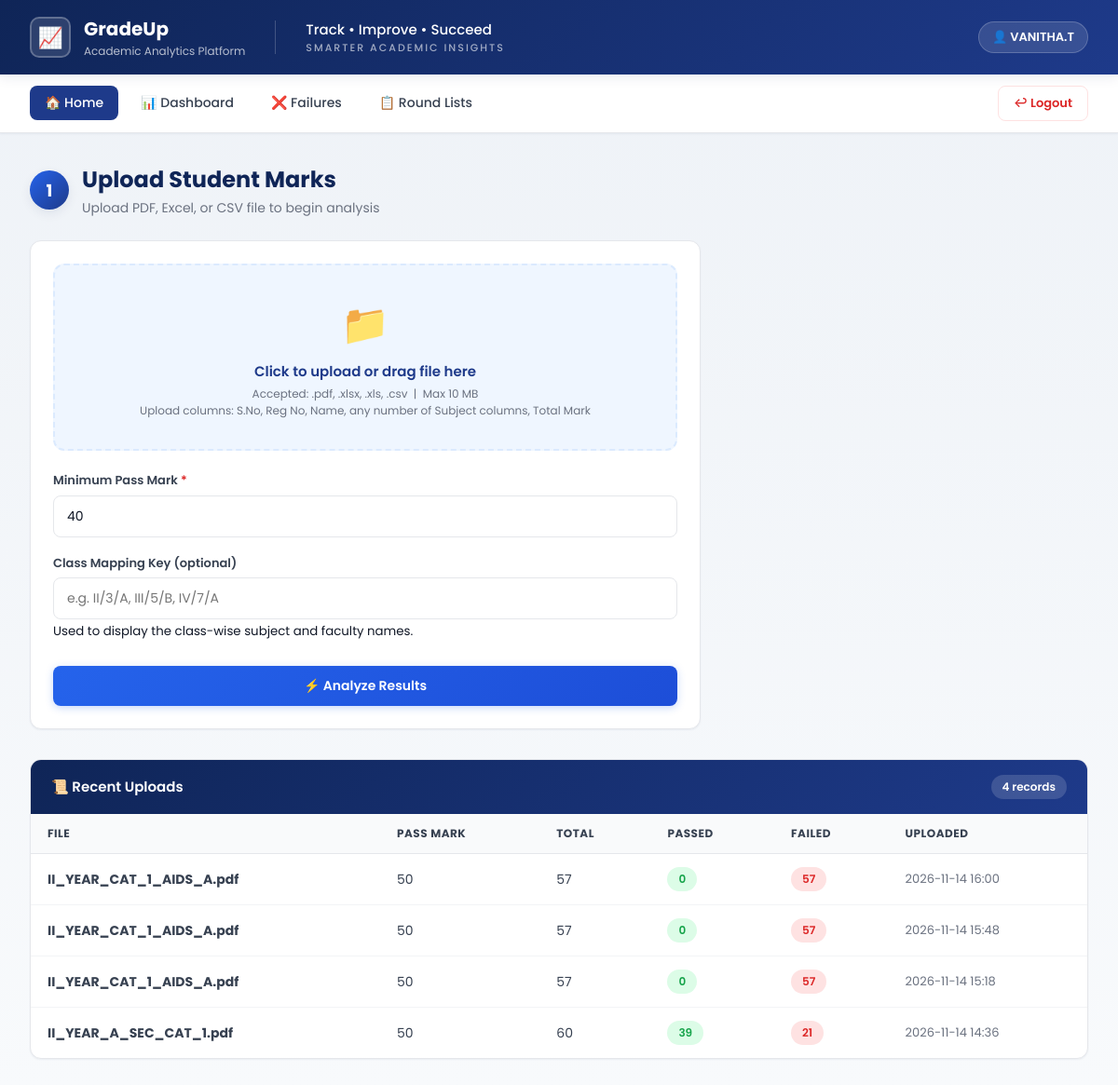
Page / (signed in) on the earlier database version.
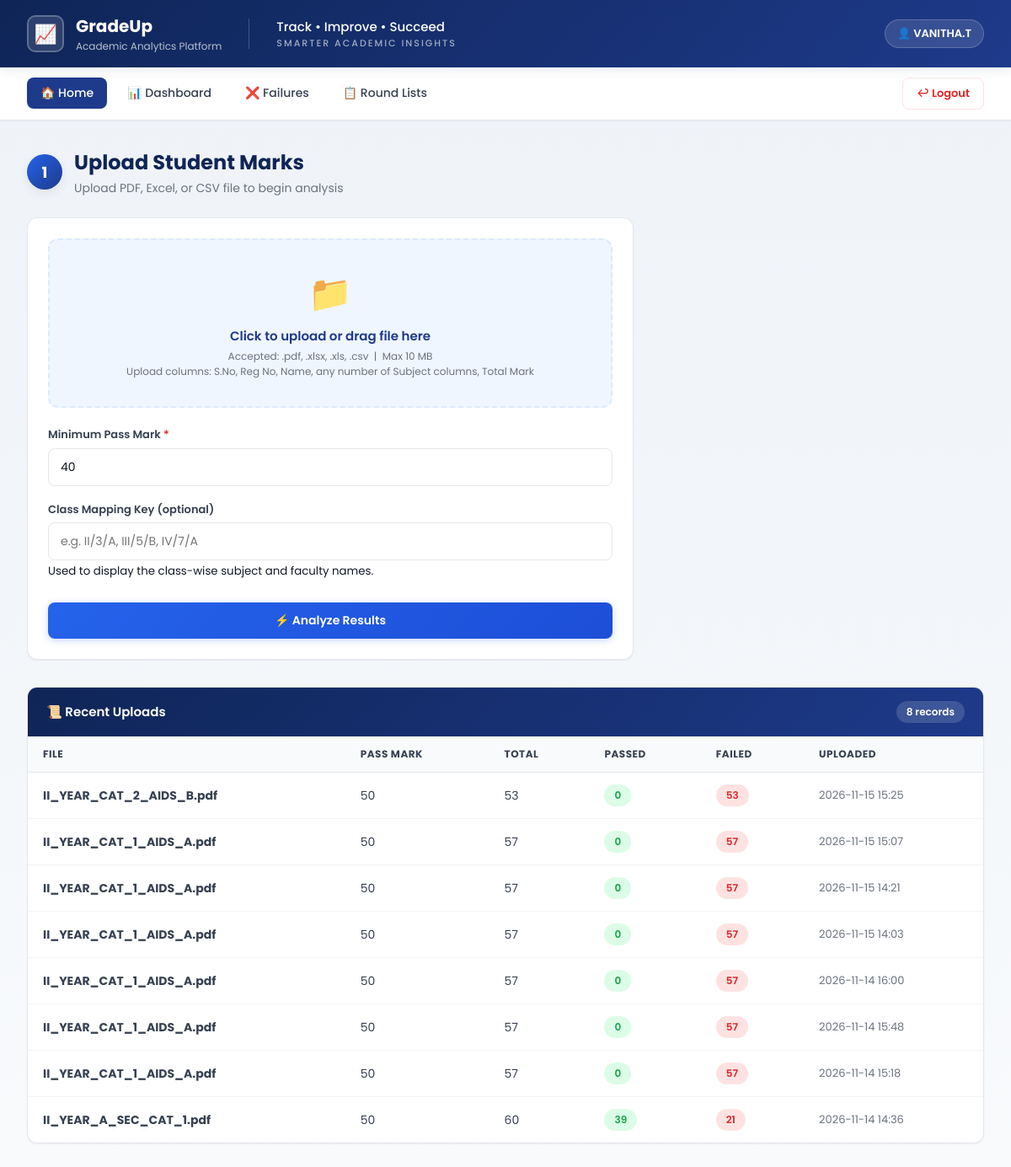
Same page on the later database version.
### tables this page shows
CREATE TABLE users (
            id INTEGER PRIMARY KEY AUTOINCREMENT,
            full_name TEXT NOT NULL,
            email TEXT UNIQUE NOT NULL,
            department TEXT,
            password_hash TEXT NOT NULL,
            created_at TEXT NOT NULL
        );

CREATE TABLE uploads (
            id INTEGER PRIMARY KEY AUTOINCREMENT,
            user_id INTEGER,
            filename TEXT NOT NULL,
            pass_mark INTEGER NOT NULL,
            uploaded_at TEXT NOT NULL,
            total_students INTEGER,
            passed INTEGER,
            failed INTEGER,
            FOREIGN KEY (user_id) REFERENCES users(id)
        );

### app.py (the view)
@app.route("/")
@login_required
def index():
    return render_template("index.html", history=get_history(current_user.id))

### auth.py (called while the page is built)
@login_manager.user_loader
def load_user(user_id):
    data = get_user_by_id(int(user_id))
    return User(data) if data else None

### database.py (called while the page is built)
def get_conn():
    conn = sqlite3.connect(DB_PATH)
    conn.row_factory = sqlite3.Row
    return conn

def get_user_by_id(user_id):
    conn = get_conn()
    c = conn.cursor()
    c.execute("SELECT * FROM users WHERE id = ?", (user_id,))
    row = c.fetchone()
    conn.close()
    return dict(row) if row else None

def get_history(user_id):
    conn = get_conn()
    c = conn.cursor()
    c.execute("""
        SELECT * FROM uploads WHERE user_id = ?
        ORDER BY id DESC LIMIT 20
    """, (user_id,))
    rows = [dict(r) for r in c.fetchall()]
    conn.close()
    return rows

### templates/index.html (shortened to what this page needs)
{% extends "base.html" %}
{% block content %}
<div class="container">
    <div class="page-title">
        <div class="step-badge">1</div>
        <div>
            <h2>Upload Student Marks</h2>
            <p>Upload PDF, Excel, or CSV file to begin analysis</p>
        </div>
    </div>
    <div class="card" style="max-width: 720px;">
        <form method="POST" action="{{ url_for('upload') }}" enctype="multipart/form-data">
            <div class="drop-zone" id="dropZone">
                <div class="drop-zone-icon">📁</div>
                <div class="drop-zone-text" id="dropText">Click to upload or drag file here</div>
                <div class="drop-zone-hint">
                    Accepted: .pdf, .xlsx, .xls, .csv &nbsp;|&nbsp; Max 10 MB<br>
                    Upload columns: S.No, Reg No, Name, any number of Subject columns, Total Mark
                </div>
            </div>
            <div style="display: grid; grid-template-columns: 1fr; gap: 12px; margin-top: 22px;">
                <div class="form-group">
                    <label>Minimum Pass Mark <span class="req">*</span></label>
                    <input type="number" name="pass_mark" class="form-control"
                           value="40" min="0" max="100" required>
                </div>
            </div>
            <div class="form-group">
                <label>Class Mapping Key (optional)</label>
                <input type="text" name="class_key" class="form-control"
                       placeholder="e.g. II/3/A, III/5/B, IV/7/A">
                <small>Used to display the class-wise subject and faculty names.</small>
            </div>
            <button type="submit" class="btn btn-primary btn-block" style="margin-top: 8px;">
                ⚡ Analyze Results
            </button>
        </form>
    </div>
    {% if history %}
    <div class="table-wrap" style="margin-top: 32px;">
        <div class="table-header">
            <h3>📜 Recent Uploads</h3>
            <span class="count-pill">{{ history|length }} records</span>
        </div>
        <table>
            <thead>
                <tr>
                    <th>File</th><th>Pass Mark</th><th>Total</th>
                    <th>Passed</th><th>Failed</th><th>Uploaded</th>
                </tr>
            </thead>
            <tbody>
                {% for r in history %}
                <tr>
                    <td><strong>{{ r.filename }}</strong></td>
                    <td>{{ r.pass_mark }}</td>
                    <td>{{ r.total_students }}</td>
                    <td><span class="badge badge-pass">{{ r.passed }}</span></td>
                    <td><span class="badge badge-fail">{{ r.failed }}</span></td>
                    <td style="color:#6b7280; font-size:13px;">
                        {{ r.uploaded_at[:16].replace('T', ' ') }}
                    </td>
                </tr>
                {% endfor %}
            </tbody>
        </table>
    </div>
    {% endif %}
</div>
{% endblock %}

### templates/base.html (shortened to what this page needs)
<!DOCTYPE html>
<html lang="en">
<head>
    <link rel="stylesheet" href="{{ url_for('static', filename='style.css') }}">
</head>
<body>
<header class="top-header">
    <div class="brand">
        <div class="brand-icon" aria-hidden="true">📈</div>
        <div class="brand-text">
            <h1>GradeUp</h1>
            <p>Academic Analytics Platform</p>
        </div>
    </div>
    <div class="header-tagline">
        Track • Improve • Succeed
        <span>Smarter Academic Insights</span>
    </div>
    {% if current_user.is_authenticated %}
    <div class="user-chip">👤 {{ current_user.full_name }}</div>
    {% endif %}
</header>
{% if current_user.is_authenticated %}
<nav class="sub-nav">
    <div class="sub-nav-left">
        <a href="{{ url_for('index') }}" class="nav-link {% if request.endpoint == 'index' %}active{% endif %}">🏠 Home</a>
        <a href="{{ url_for('dashboard') }}" class="nav-link {% if request.endpoint == 'dashboard' %}active{% endif %}">📊 Dashboard</a>
        <a href="{{ url_for('failures') }}" class="nav-link {% if request.endpoint == 'failures' %}active{% endif %}">❌ Failures</a>
        <a href="{{ url_for('round_lists') }}" class="nav-link {% if request.endpoint == 'round_lists' %}active{% endif %}">📋 Round Lists</a>
    </div>
    <div class="sub-nav-right">
        <a href="{{ url_for('auth.logout') }}" class="btn-logout">↩ Logout</a>
    </div>
</nav>
{% endif %}
{% block content %}{% endblock %}
</body>
</html>

Differences in the rows shown:
added uploads: filename "II_YEAR_CAT_2_AIDS_B.pdf", pass_mark "50", total_students "53", passed "0", failed "53", uploaded_at "2026-11-15 15:25"
added uploads: filename "II_YEAR_CAT_1_AIDS_A.pdf", pass_mark "50", total_students "57", passed "0", failed "57", uploaded_at "2026-11-15 15:07"
added uploads: filename "II_YEAR_CAT_1_AIDS_A.pdf", pass_mark "50", total_students "57", passed "0", failed "57", uploaded_at "2026-11-15 14:21"
added uploads: filename "II_YEAR_CAT_1_AIDS_A.pdf", pass_mark "50", total_students "57", passed "0", failed "57", uploaded_at "2026-11-15 14:03"
Other differences:
{{ history|length }}: "4" → "8"
